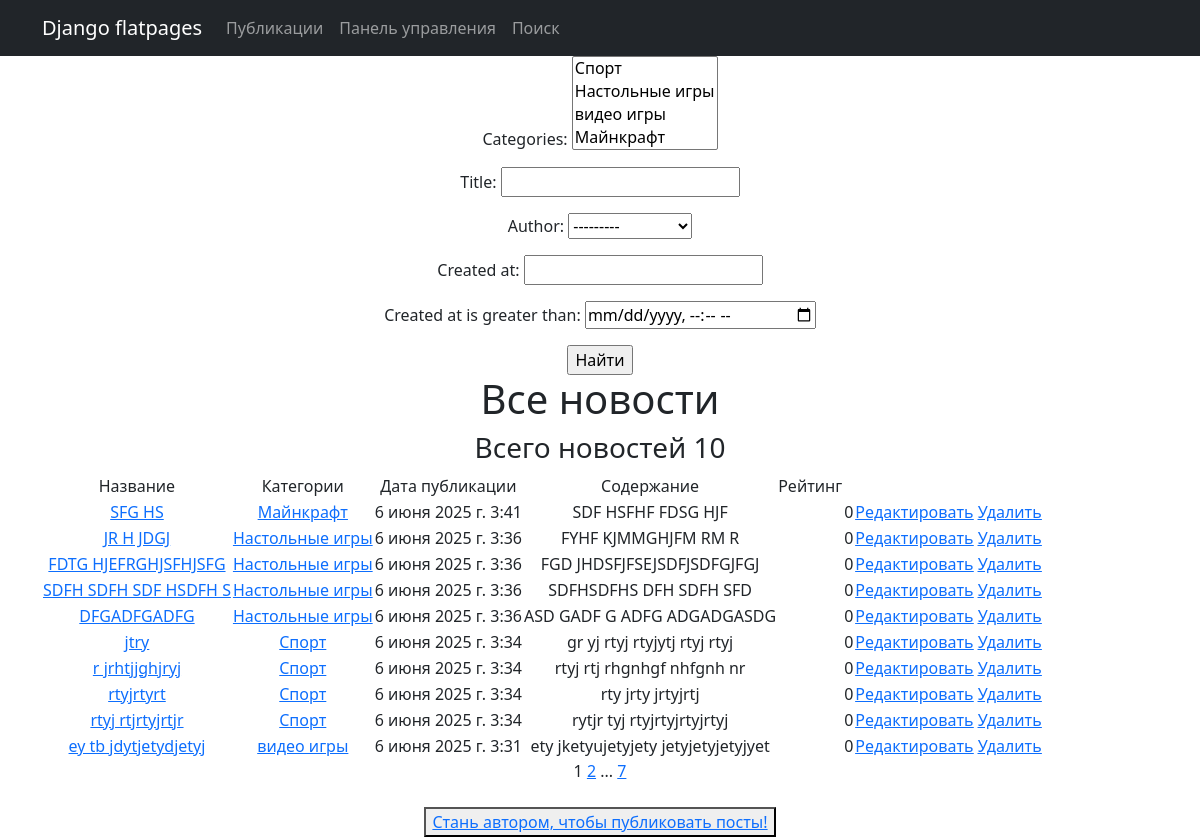
/posts/, run on the app's committed database.
### news/models.py (models this page shows, shortened)
class Post(models.Model):
    ARTICLE = 'AR'
    NEWS = 'NE'
    POST_TYPE_CHOICES = [
        (ARTICLE, 'Article'),
        (NEWS, 'News'),
    ]
    author = models.ForeignKey(Author, on_delete=models.CASCADE)
    post_type = models.CharField(max_length=2, choices=POST_TYPE_CHOICES)
    created_at = models.DateTimeField(auto_now_add=True)
    categories = models.ManyToManyField(Category, through='PostCategory')
    title = models.CharField(max_length=255)
    text = models.TextField()
    rating = models.IntegerField(default=0)

class Category(models.Model):
    name = models.CharField(max_length=255, unique=True)
    subscribers = models.ManyToManyField(User, related_name='subscribed_categories', blank=True)
    def __str__(self):
        return self.name

### news/views.py (the view)
# urls.py: path('', PostList.as_view(),  name='post_list'),
class PostList(ListView):
    model = Post
    ordering = '-created_at'
    template_name = 'post_list.html'
    context_object_name = 'post'
    paginate_by = 10
    def get_queryset(self):
        queryset = super().get_queryset()
        self.filterset = NewsFilter(self.request.GET, queryset)
        return self.filterset.qs
    def get_context_data(self, **kwargs):
        context = super().get_context_data(**kwargs)
        context['filterset'] = self.filterset
        return context

### news/models.py (called while the page is built)
    def __str__(self):
        return self.user.username

### news/templatetags/custom_filters.py (called while the page is built)
@register.filter()
def censor(text):
    bad_words = ['Dungeons & Dragons', 'D&D', 'текст']
    for word in bad_words:
        text = text.replace(word, '*' * len(word))
    return text

### news/templatetags/custom_tags.py (called while the page is built)
@register.simple_tag(takes_context=True)
def url_replace(context, **kwargs):
    d = context['request'].GET.copy()
    for k, v in kwargs.items():
        d[k] = v
    return d.urlencode()

### templates/news/post_list.html (shortened to what this page needs)
{% extends 'flatpages/default.html' %}
{% load custom_filters %}
{% load custom_tags %}
{% block content %}
   <form action="" method="get">
       {{ filterset.form.as_p }}
       <input type="submit" value="Найти" />
   </form>
   <h1>Все новости</h1>
    <h3>Всего новостей {{ post|length}}</h3>
   {% if post %}
        <table>
           <tr>
               <td>
                   Название
               </td>
               <td>
                   Категории
               </td>
               <td>
                   Дата публикации
               </td>
               <td>
                   Содержание
               </td>
               <td>
                   Рейтинг
               </td>
           </tr>
            {% for post in post %}
               <tr>
                   <td>
                   <a href="{% url 'post_detail' post.id %}">{{ post.title|censor }}</a>
                   </td>
                   <td>
                       {% for cat in post.categories.all %}
                       <a href="{% url 'category_list' cat.id %}">{{cat.name }}</a>
                       {% endfor %}
                   </td>
                   <td>
                       {{post.created_at}}
                   </td>
                   <td>
                       {{post.text|truncatechars:50|censor}}
                   </td>
                   <td>
                   </td>
                   <td>
                       {{ post.rating }}
                   </td>
                   <td>
                   <a href="{% url 'post_update' post.id %}"><u>Редактировать</u></a>
                   <a href="{% url 'post_delete' post.id %}"><u>Удалить</u></a>
                   </td>
               </tr>
            {% endfor %}
       </table>
   {% else %}
       <h2>Новостей нет!</h2>
   {% endif %}
   {{ page_obj.number }}
   {% if page_obj.has_next %}
       <a href="?{% url_replace page=page_obj.next_page_number %}">{{ page_obj.next_page_number }}</a>
       {% if paginator.num_pages != page_obj.next_page_number %}
           ...
           <a href="?{% url_replace page=page_obj.paginator.num_pages %}">{{ page_obj.paginator.num_pages }}</a>
       {% endif %}
   {% endif %}
<br><br>
{% if perms.news.add_post %}
<button> <a href="{% url 'post_edit' %}"><u>Опубликовать пост</u></a> </button>
{% else %}
<button> <a href="sign/upgrade/"> Стань автором, чтобы публиковать посты!</a> </button>
{% endif %}
{% endblock content %}

### data on the page
Post: title|censor "SFG HS", created_at "6 июня 2025 г. 3:41", text|censor "SDF HSFHF FDSG HJF", rating "0"
Category: name "Майнкрафт"
Post: title|censor "JR H JDGJ", created_at "6 июня 2025 г. 3:36", text|censor "FYHF KJMMGHJFM RM R", rating "0"
Category: name "Настольные игры"
Post: title|censor "FDTG HJEFRGHJSFHJSFG", created_at "6 июня 2025 г. 3:36", text|censor "FGD JHDSFJFSEJSDFJSDFGJFGJ", rating "0"
Post: title|censor "SDFH SDFH SDF HSDFH S", created_at "6 июня 2025 г. 3:36", text|censor "SDFHSDFHS DFH SDFH SFD", rating "0"
Post: title|censor "DFGADFGADFG", created_at "6 июня 2025 г. 3:36", text|censor "ASD GADF G ADFG ADGADGASDG", rating "0"
Post: title|censor "jtry", created_at "6 июня 2025 г. 3:34", text|censor "gr yj rtyj rtyjytj rtyj rtyj", rating "0"
Category: name "Спорт"
Post: title|censor "r jrhtjjghjryj", created_at "6 июня 2025 г. 3:34", text|censor "rtyj rtj rhgnhgf nhfgnh nr", rating "0"
Post: title|censor "rtyjrtyrt", created_at "6 июня 2025 г. 3:34", text|censor "rty jrty jrtyjrtj", rating "0"
Post: title|censor "rtyj rtjrtyjrtjr", created_at "6 июня 2025 г. 3:34", text|censor "rytjr tyj rtyjrtyjrtyjrtyj", rating "0"
Post: title|censor "ey tb jdytjetydjetyj", created_at "6 июня 2025 г. 3:31", text|censor "ety jketyujetyjety jetyjetyjetyjyet", rating "0"
Category: name "видео игры"

### other printed values
{{ post|length }} "10"
{{ page_obj.number }} "1"
{{ page_obj.next_page_number }} "2"
{{ page_obj.paginator.num_pages }} "7"
